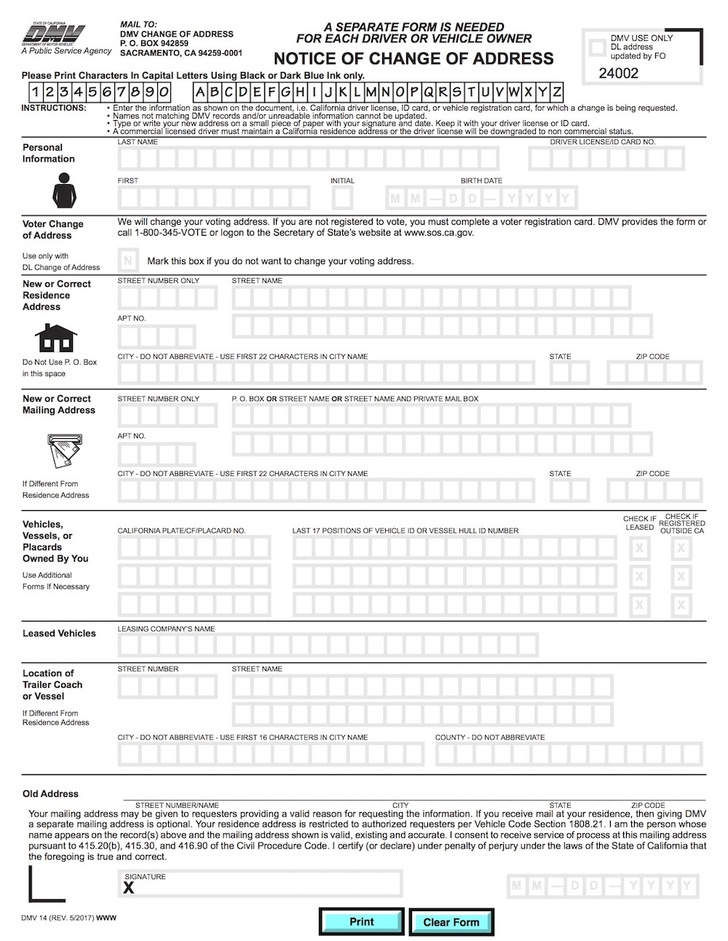
//> input picture Learning_OpenCV_with_cpp/form.jpg, 728 x 941 px, shrunk from 1000 x 1293 before the run
$ ./Image_Aligment_Features_Based   (built with g++ and OpenCV 4)
//> lines starting //> are read from the running program, lines starting //| are printed output that depends on the picture
/*
Main ideas :
Detect the features of image by ORB : Oriented FAST and Rotated BRIEF
Find the matching features in two images
Calculate Homographu
Warping image
*/
#include <opencv2\opencv.hpp>
#include <opencv2/xfeatures2d.hpp>
#include <opencv2\features2d.hpp>

using namespace std;
using namespace cv;
using namespace cv::xfeatures2d;

const int MAX_FEATURES = 500;
const float GOOD_MATCH_PERCENT = 0.15f;

void alignImages(Mat &img1, Mat &img2, Mat &imReg, Mat &EsHo)
{
	// Convert image to gray scale
	Mat imgGray1, imgGray2;
	cvtColor(img1, imgGray1, CV_BGR2GRAY);
	cvtColor(img2, imgGray2, CV_BGR2GRAY);

	// Variables to store keypoints and descriptors
	std::vector<KeyPoint> keypoint1, keypoint2;
	Mat descriptor1, descriptor2;

	// Detect ORB featues and compute descriptors
	Ptr<Feature2D> orb = ORB::create(MAX_FEATURES);
	orb->detectAndCompute(imgGray1, Mat(), keypoint1, descriptor1);
	orb->detectAndCompute(imgGray2, Mat(), keypoint2, descriptor2);

	// Match features
	std::vector<DMatch> matches;
	Ptr<DescriptorMatcher> matcher = DescriptorMatcher::create("BruteForce-Hamming");
	matcher->match(descriptor1, descriptor2, matches, Mat());

	// Sort matches by score
	std::sort(matches.begin(), matches.end());

	// Remove not so good matches
	const int numGoodMatches = matches.size() * GOOD_MATCH_PERCENT;
	matches.erase(matches.begin() + numGoodMatches, matches.end());

	// Draw top mathces
	Mat imMatches;
	drawMatches(img1, keypoint1, img2, keypoint2, matches, imMatches);
	imwrite("matches.jpg", imMatches);

	// Extract location of good matches
	vector<Point2f> points1, points2;
	for (size_t i = 0; i < matches.size(); i++)
	{
		points1.push_back(keypoint1[matches[i].queryIdx].pt);
		points2.push_back(keypoint2[matches[i].trainIdx].pt);
	}

	// Find the homography
	EsHo = findHomography(points1, points2, RANSAC);

	// Use the homography to warp image
	warpPerspective(img1, imReg, EsHo, img2.size());
}

int main()
{
	// The refernce image and image to be aligned
	Mat src = imread("C://Users//Thanh BK//Pictures//Screenshots//form.jpg", CV_LOAD_IMAGE_ANYCOLOR);
//> src is the input picture: 941 rows x 728 cols, CV_8UC3; mean B, G, R 237.2, 237.3, 237
	Mat algImg= imread("C://Users//Thanh BK//Pictures//Screenshots//scanned-form.jpg", CV_LOAD_IMAGE_ANYCOLOR);
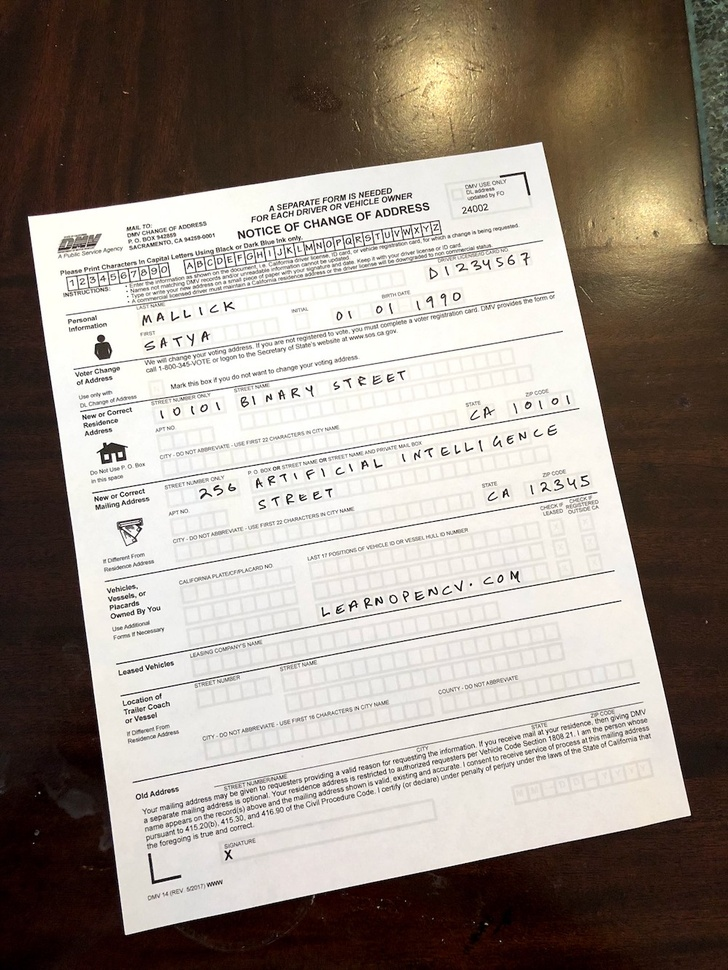
//> input picture Learning_OpenCV_with_cpp/scanned-form.jpg, 728 x 970 px, shrunk from 1000 x 1333 before the run
//> algImg is the input picture: 970 rows x 728 cols, CV_8UC3; mean B, G, R 135.9, 144.8, 154.5

	// Registered image will be restored in imReg
	// Estimated homography will be restored in EsHo
	Mat imReg, EsHo;

	alignImages(src, algImg, imReg, EsHo);
//> in alignImages, `cvtColor(img2, imgGray2, CV_BGR2GRAY);`:
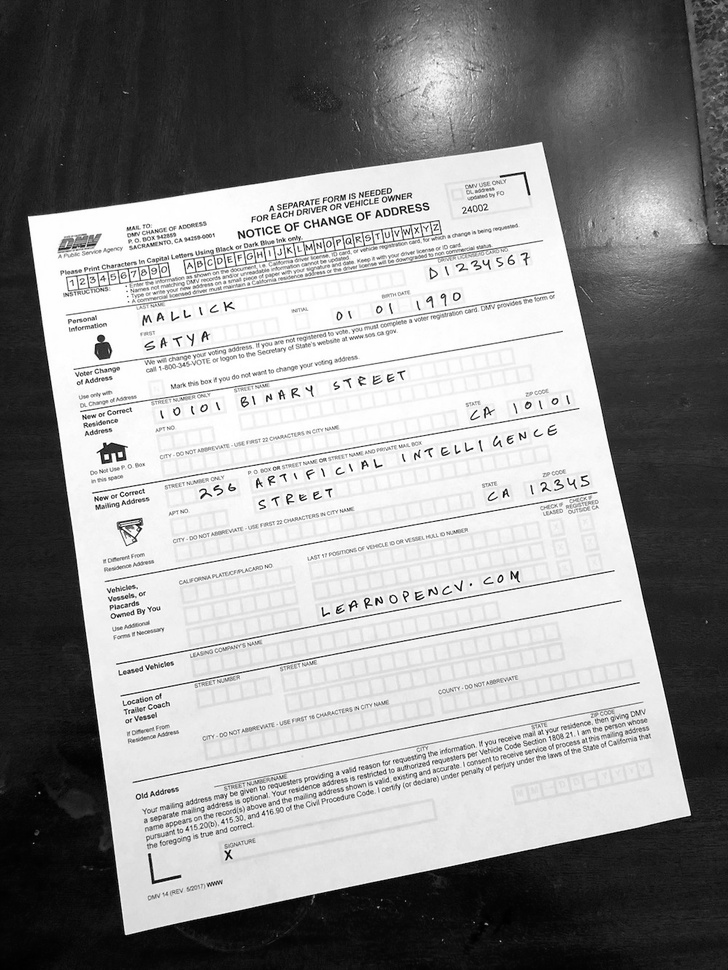
//> imgGray2: 970 rows x 728 cols, CV_8UC1; min 0, max 255, mean 146.7
//> in alignImages, `orb->detectAndCompute(imgGray1, Mat(), keypoint1, descriptor1);`: keypoint1 = 500 keypoints; strongest (x, y, size): (360, 58, 31), (356, 53, 31), (292, 56, 37.2), (378, 61, 31)
//> in alignImages, `orb->detectAndCompute(imgGray2, Mat(), keypoint2, descriptor2);`: keypoint2 = 500 keypoints; strongest (x, y, size): (429, 590, 31), (582, 477, 31), (353, 601, 31), (285, 226, 31)
//> in alignImages, `matcher->match(descriptor1, descriptor2, matches, Mat());`: matches = 500 matches
//> in alignImages, `const int numGoodMatches = matches.size() * GOOD_MATCH_PERCENT;`: numGoodMatches = 75
//> in alignImages, `matches.erase(matches.begin() + numGoodMatches, matches.end());`: matches = 75 matches
//> in alignImages, `drawMatches(img1, keypoint1, img2, keypoint2, matches, imMatches);`:
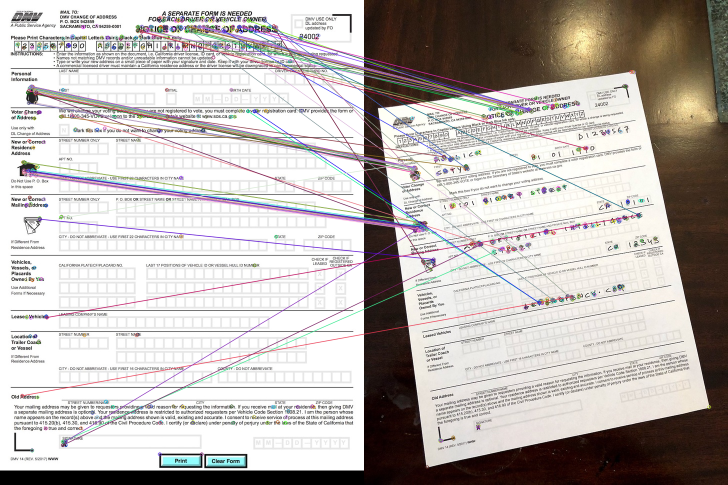
//> imMatches: 970 rows x 1456 cols, CV_8UC3 (shown at 1/2 size); mean B, G, R 180, 183.2, 188.9
//> the loop in alignImages, `for (size_t i = 0; i < matches.size(); i++)` made 75 passes
//> after the loop in alignImages, `for (size_t i = 0; i < matches.size(); i++)`: points1 = 75 Points (x, y), first 12: [58.75, 176.3], [62.21, 172.8], [70.5, 348.4], [70.56, 349.9], [67.39, 176.3], [64.28, 342.1], [57.02, 181.4], [67.68, 175.7], [70.85, 350.8], [65.66, 343.9], [282.2, 61.92], [47.52, 324]; points2 = 75 Points (x, y), first 12: [97.2, 337.2], [99.6, 334.8], [123.8, 457.9], [124.8, 458.4], [103.2, 337.2], [119.5, 455], [96.48, 341.3], [103.2, 337.2], [124.8, 458.4], [120, 454.8], [244, 237], [104, 443]
//> in alignImages, `EsHo = findHomography(points1, points2, RANSAC);`: EsHo = [[0.765, 0.104, 34.79], [-0.0564, 0.702, 219.8], [0.000182, -1.75e-05, 1]]
//> in alignImages, `warpPerspective(img1, imReg, EsHo, img2.size());`:
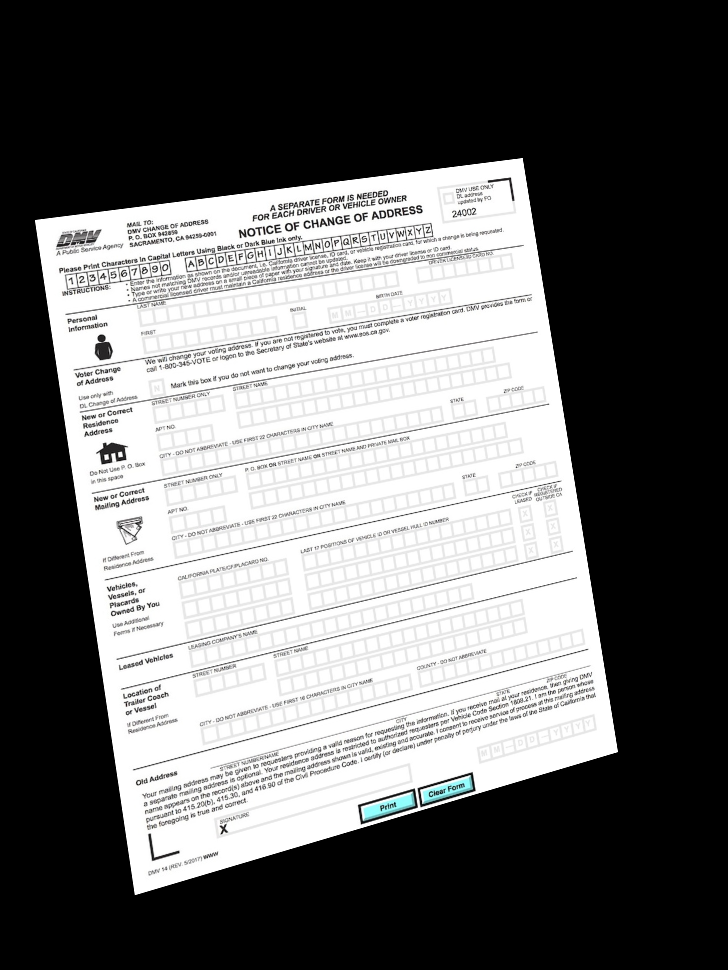
//> imReg: 970 rows x 728 cols, CV_8UC3; mean B, G, R 106.7, 106.8, 106.7
	waitKey(0);
	return 0;
}
